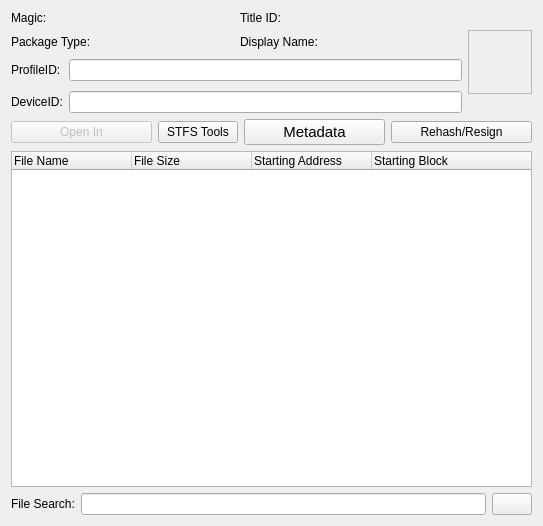
<?xml version="1.0" encoding="UTF-8"?>
<ui version="4.0">
 <class>PackageViewer</class>
 <widget class="QDialog" name="PackageViewer">
  <property name="geometry">
   <rect>
    <x>0</x>
    <y>0</y>
    <width>543</width>
    <height>526</height>
   </rect>
  </property>
  <property name="minimumSize">
   <size>
    <width>514</width>
    <height>498</height>
   </size>
  </property>
  <property name="windowTitle">
   <string>Package Viewer</string>
  </property>
  <layout class="QVBoxLayout" name="verticalLayout">
   <item>
    <layout class="QGridLayout" name="gridLayout_3">
     <item row="0" column="0">
      <layout class="QGridLayout" name="gridLayout">
       <property name="verticalSpacing">
        <number>10</number>
       </property>
       <item row="0" column="0">
        <widget class="QLabel" name="lblMagic">
         <property name="text">
          <string>Magic:</string>
         </property>
         <property name="wordWrap">
          <bool>false</bool>
         </property>
        </widget>
       </item>
       <item row="0" column="1">
        <widget class="QLabel" name="lblTitleName">
         <property name="text">
          <string>Title ID:</string>
         </property>
        </widget>
       </item>
       <item row="1" column="0">
        <widget class="QLabel" name="lblType">
         <property name="text">
          <string>Package Type:</string>
         </property>
        </widget>
       </item>
       <item row="1" column="1">
        <widget class="QLabel" name="lblDisplayName">
         <property name="text">
          <string>Display Name:</string>
         </property>
        </widget>
       </item>
      </layout>
     </item>
     <item row="0" column="1" rowspan="2">
      <widget class="QLabel" name="imgTile">
       <property name="minimumSize">
        <size>
         <width>64</width>
         <height>64</height>
        </size>
       </property>
       <property name="maximumSize">
        <size>
         <width>64</width>
         <height>64</height>
        </size>
       </property>
       <property name="frameShape">
        <enum>QFrame::StyledPanel</enum>
       </property>
       <property name="frameShadow">
        <enum>QFrame::Plain</enum>
       </property>
       <property name="text">
        <string/>
       </property>
       <property name="margin">
        <number>0</number>
       </property>
      </widget>
     </item>
     <item row="1" column="0">
      <layout class="QGridLayout" name="gridLayout_2">
       <property name="topMargin">
        <number>4</number>
       </property>
       <property name="verticalSpacing">
        <number>10</number>
       </property>
       <item row="0" column="0">
        <widget class="QLabel" name="label_5">
         <property name="text">
          <string>ProfileID:</string>
         </property>
        </widget>
       </item>
       <item row="0" column="1">
        <widget class="QLineEdit" name="txtProfileID">
         <property name="maxLength">
          <number>16</number>
         </property>
        </widget>
       </item>
       <item row="1" column="0">
        <widget class="QLabel" name="label_6">
         <property name="text">
          <string>DeviceID:</string>
         </property>
        </widget>
       </item>
       <item row="1" column="1">
        <widget class="QLineEdit" name="txtDeviceID">
         <property name="maxLength">
          <number>40</number>
         </property>
        </widget>
       </item>
      </layout>
     </item>
    </layout>
   </item>
   <item>
    <layout class="QHBoxLayout" name="horizontalLayout" stretch="2,1,2,2">
     <item>
      <widget class="QPushButton" name="btnOpenIn">
       <property name="enabled">
        <bool>false</bool>
       </property>
       <property name="maximumSize">
        <size>
         <width>16777213</width>
         <height>16777215</height>
        </size>
       </property>
       <property name="text">
        <string>Open In</string>
       </property>
       <property name="icon">
        <iconset resource="Resources.qrc">
         <normaloff>:/Images/FolderFileIcon.png</normaloff>:/Images/FolderFileIcon.png</iconset>
       </property>
      </widget>
     </item>
     <item>
      <widget class="QPushButton" name="btnStfsTools">
       <property name="text">
        <string>STFS Tools</string>
       </property>
       <property name="icon">
        <iconset resource="Resources.qrc">
         <normaloff>:/Images/gear.png</normaloff>:/Images/gear.png</iconset>
       </property>
      </widget>
     </item>
     <item>
      <widget class="QPushButton" name="btnViewAll">
       <property name="font">
        <font>
         <pointsize>11</pointsize>
        </font>
       </property>
       <property name="text">
        <string>Metadata</string>
       </property>
       <property name="icon">
        <iconset resource="Resources.qrc">
         <normaloff>:/Images/Eye16.png</normaloff>:/Images/Eye16.png</iconset>
       </property>
      </widget>
     </item>
     <item>
      <widget class="QPushButton" name="btnFix">
       <property name="text">
        <string>Rehash/Resign</string>
       </property>
       <property name="icon">
        <iconset resource="Resources.qrc">
         <normaloff>:/Images/Fix24.png</normaloff>:/Images/Fix24.png</iconset>
       </property>
      </widget>
     </item>
    </layout>
   </item>
   <item>
    <widget class="QTreeWidget" name="treeWidget">
     <property name="editTriggers">
      <set>QAbstractItemView::NoEditTriggers</set>
     </property>
     <property name="alternatingRowColors">
      <bool>true</bool>
     </property>
     <property name="selectionMode">
      <enum>QAbstractItemView::ExtendedSelection</enum>
     </property>
     <property name="iconSize">
      <size>
       <width>24</width>
       <height>24</height>
      </size>
     </property>
     <property name="sortingEnabled">
      <bool>false</bool>
     </property>
     <property name="animated">
      <bool>true</bool>
     </property>
     <attribute name="headerDefaultSectionSize">
      <number>120</number>
     </attribute>
     <column>
      <property name="text">
       <string>File Name</string>
      </property>
     </column>
     <column>
      <property name="text">
       <string>File Size</string>
      </property>
     </column>
     <column>
      <property name="text">
       <string>Starting Address</string>
      </property>
     </column>
     <column>
      <property name="text">
       <string>Starting Block</string>
      </property>
     </column>
    </widget>
   </item>
   <item>
    <layout class="QHBoxLayout" name="horizontalLayout_2">
     <item>
      <widget class="QLabel" name="label">
       <property name="text">
        <string>File Search:</string>
       </property>
      </widget>
     </item>
     <item>
      <widget class="QLineEdit" name="txtSearch">
       <property name="styleSheet">
        <string notr="true"/>
       </property>
      </widget>
     </item>
     <item>
      <widget class="QPushButton" name="btnShowAll">
       <property name="text">
        <string/>
       </property>
       <property name="icon">
        <iconset resource="Resources.qrc">
         <normaloff>:/Images/undo.png</normaloff>:/Images/undo.png</iconset>
       </property>
       <property name="checkable">
        <bool>false</bool>
       </property>
       <property name="checked">
        <bool>false</bool>
       </property>
       <property name="autoDefault">
        <bool>true</bool>
       </property>
       <property name="default">
        <bool>false</bool>
       </property>
       <property name="flat">
        <bool>false</bool>
       </property>
      </widget>
     </item>
    </layout>
   </item>
  </layout>
 </widget>
 <resources>
  <include location="Resources.qrc"/>
 </resources>
 <connections/>
</ui>
